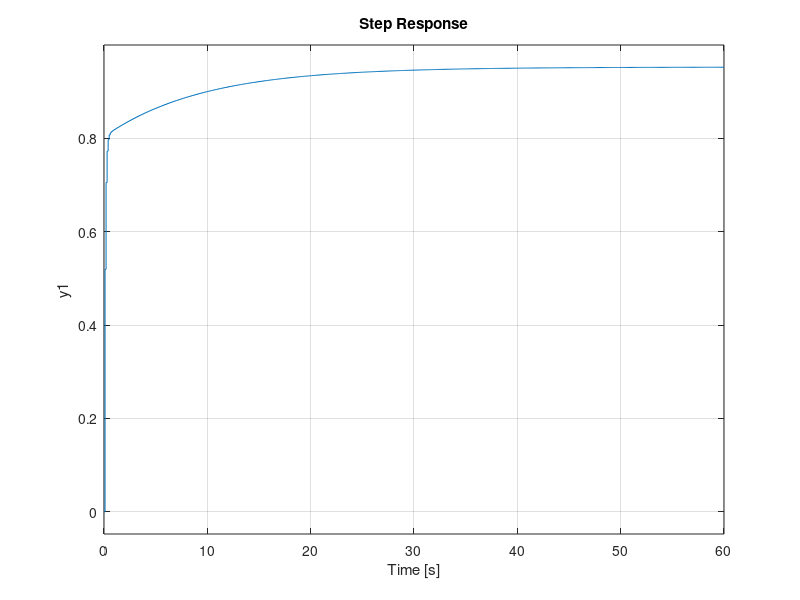

MATLAB code to generate this figure: (Note: this script raises an error after producing the figure.)
% parte 4, trab cdsd
% controlador para erro de posicao menor que 5 porcento, sistema tipo 0(n.
% de polos integradores)
% a referencia eh o degrau

close all
clc
clear

t = 0:0.01:10;

w = 0.9982;
Tau = 8.1053;
Tsampling = 10^(-1);
zeta = 4.8715;
s=tf('s');
num = [w^2*Tau w^2];
den = [1, 2*zeta*w, w^2];
Gs = tf(num,den);
Gz = c2d(Gs,Tsampling)

hold on

C = 0.05
mf = feedback(Gz, C);
step(mf)

C2 = pidtune(Gz, 'PID')
mf2 = feedback(C2*Gz, 1);
step(mf2)
legend("Kp=0.05", "Kp=0.0256 Ki=0.256 Kd=0.00064, Tuned")

